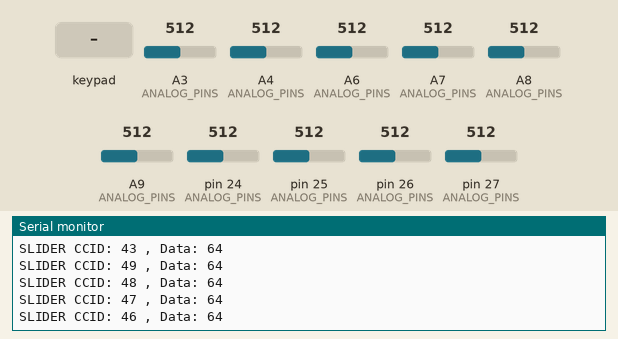
This sketch was run on a simulated Teensy 4. Parts: the last lines printed to the serial monitor. The test bench sets the inputs (shaded band); at power-on: A3 (ANALOG_PINS) = 512, A4 (ANALOG_PINS) = 512, A6 (ANALOG_PINS) = 512, A7 (ANALOG_PINS) = 512, A8 (ANALOG_PINS) = 512, A9 (ANALOG_PINS) = 512, pin 24 (ANALOG_PINS) = 512, pin 25 (ANALOG_PINS) = 512, pin 26 (ANALOG_PINS) = 512, pin 27 (ANALOG_PINS) = 512.

Above: at 1.2 s.
1.3 s: key 'A' pressed
At 2.6 s:
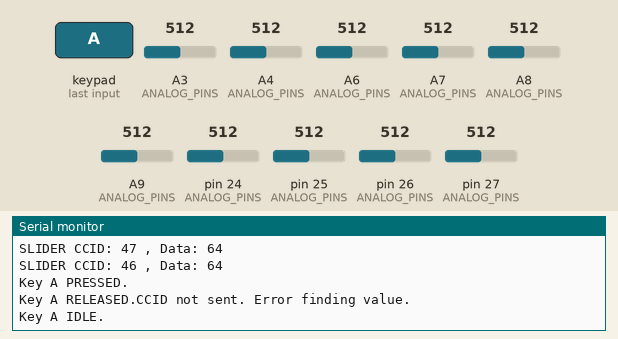
2.9 s: key 'B' pressed
At 3.7 s:
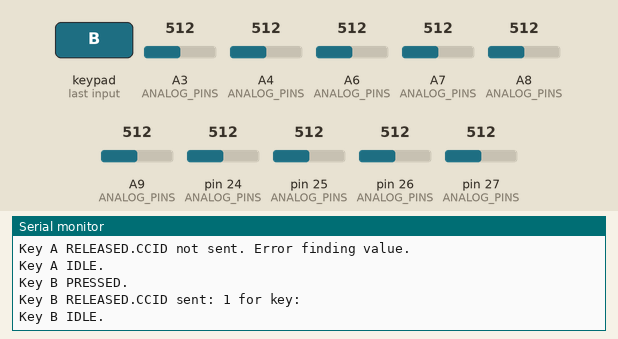
4.5 s: key 'C' pressed
At 5.8 s:
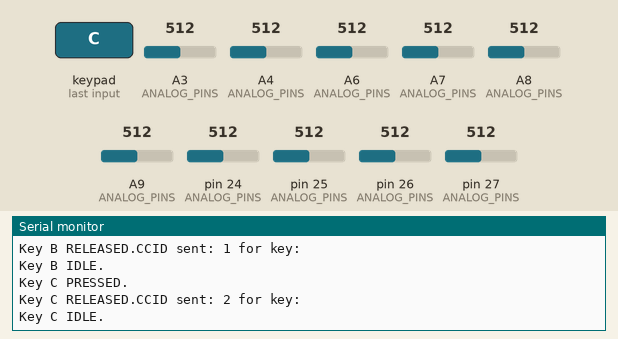
6.1 s: key 'D' pressed
At 7.4 s:
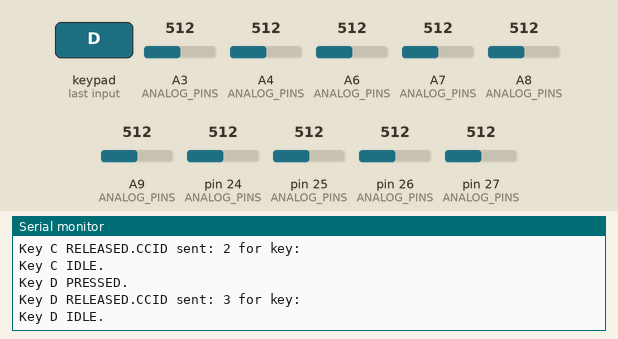
7.7 s: key 'E' pressed
At 8.7 s:
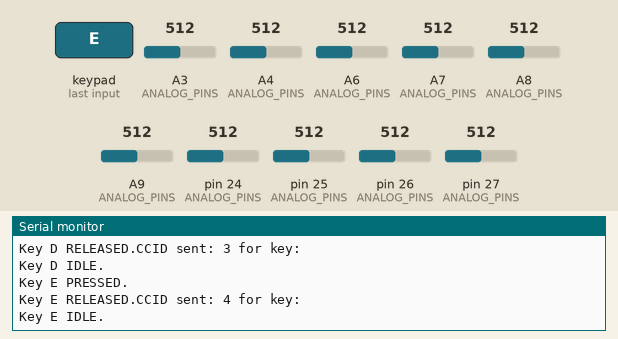
9.3 s: key 'F' pressed
At 9.8 s:
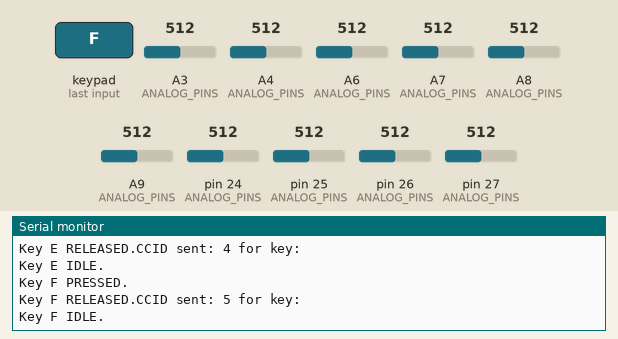
Timing chart, 0 to 11.9 s (numbered marks = the images above; inputs shaded):
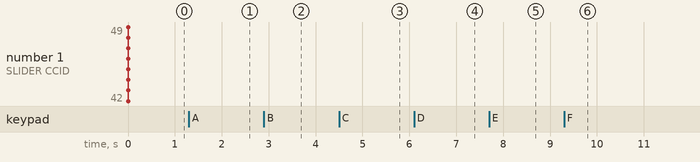

Measured:
- after the input at 1.3 s, the serial monitor: prints a new line at once (image 1)
- after the input at 2.9 s, the serial monitor: prints a new line at once (image 2)
- after the input at 4.5 s, the serial monitor: prints a new line at once (image 3)
- after the input at 6.1 s, the serial monitor: prints a new line at once (image 4)
- after the input at 7.7 s, the serial monitor: prints a new line at once (image 5)
- after the input at 9.3 s, the serial monitor: prints a new line at once (image 6)

The sketch:

vmbananapad_teensy41.ino
```cpp
#include <ResponsiveAnalogRead.h>
#include <Keypad.h>

/*
I mapped the 24 keys to letters for the keypad char values. These are the letter to MIDI CCID mappings I'm using.
To get the CCID value for the key, I just add 10 to the key's position in the matrix. So when the key is actuated,
the program will send 10 + the pos variable as the MIDI CCID. This is a shitty hack that might bite me in the future
but it works for now.

Pins:
  Cols: 2, 3, 4, 5, 6, 7
  Rows: 8, 9, 10, 11

char  index ccid
A     0     10
B     1     11
C     2     12
D     3     13
E     4     14
F     5     15
G     6     16
H     7     17
I     8     18
J     9     19
K     10    20
L     11    21
M     12    22
N     13    23
O     14    24
P     15    25
Q     16    26
R     17    27
S     18    28
T     19    29
U     20    30
V     21    31
W     22    32
X     23    33

The potentiometer start at CCID 40. I wanted the sliders to have  different range
so I can recognise them easier while debugging. This may not be good practice for
MIDI but I don't know any better so lets see if it works...

Pins: A3, A4, A6, A7, A8, A9, A10, A11, A12, A13
      (I skipped A5 for no particular reason but cleaner wiring in my prototype.)
  pot       pin   CCID
  Rotary 1  A6    40
  Rotary 2  A8    41
  Slider 1  A7    42
  Slider 2  A9    43
  Slider 3  A4    44
  Slider 4  A3    45
  Slider 5  A13   46
  Slider 6  A12   47
  Slider 7  A11   48
  Slider 8  A10   49
 */

// rows and cols for the keypad matrix
const byte ROWS = 4;
const byte COLS = 6;

// define how many pots and buttons are active up to number of available analog inputs
const int analogInputs = 10;

// define slider pins and cc codes
const int A_PINS = analogInputs;
const int ANALOG_PINS[A_PINS] = {A3, A4, A6, A7, A8, A9, A10, A11, A12, A13};
const int CCID[A_PINS] = {45, 44, 40, 42, 41, 43, 49, 48, 47, 46};

// define button pins
//const byte rowPins[ROWS] = {2, 3, 4, 5, 6, 7};
//const byte colPins[COLS] = {8, 9, 10, 11};

// testing updates
const byte rowPins[ROWS] = {8, 9, 10, 11};
const byte colPins[COLS] = {2, 3, 4, 5, 6, 7};

// number of buttons for the keypad matrix
const int NUM_OF_BUTTONS = 24;

// the MIDI channel number to send messages
const int MIDI_CHAN = 1;

// Create Bounce objects for each button and switch. The Bounce object
// automatically deals with contact chatter or "bounce", and
// it makes detecting changes very simple.
// 5 = 5 ms debounce time which is appropriate for good quality mechanical push buttons.
// If a button is too "sensitive" to rapid touch, you can increase this tim
// button debounce time
const int DEBOUNCE_TIME = 5;

// set midi mode
const int MIDI_MODE_CCS = 1;

// Arrays the store the CC message push button will send.
const int MIDI_CC_VAL = 127;

// keypad matrix ccid values for keys
char keys[ROWS][COLS] = {
  {'A','B','C','D','E','F'},
  {'G','H','I','J','K','L'},
  {'M','N','O','P','Q','R'},
  {'S','T','U','V','W','X'}
};

// initialize keypad object
Keypad keypad = Keypad( makeKeymap(keys), rowPins, colPins, ROWS, COLS );

// define arrays for input values and lagged input values
int inputAnalog[analogInputs];

// a data array and a lagged copy to tell when MIDI changes are required
byte data[A_PINS];
byte dataLag[A_PINS];

// initialize the ReponsiveAnalogRead objects
ResponsiveAnalogRead analog[]{
  {ANALOG_PINS[0],true},
  {ANALOG_PINS[1],true},
  {ANALOG_PINS[2],true},
  {ANALOG_PINS[3],true},
  {ANALOG_PINS[4],true},
  {ANALOG_PINS[5],true},
  {ANALOG_PINS[6],true},
  {ANALOG_PINS[7],true},
  {ANALOG_PINS[8],true},
  {ANALOG_PINS[9],true}
};

// map function to convert values from a given range to the desired range
long map(long x, long in_min, long in_max, long out_min, long out_max)
{
  return (x - in_min) * (out_max - out_min) / (in_max - in_min) + out_min;
}

// map function to convert the char value of the keymatrix to an int
// it uses the characters position in the alphabet for the MIDI CCID value
int charMap(char in_key) {
   char alphabet[] = {'A','B','C','D','E','F','G','H','I','J','K','L','M','N','O','P','Q','R','S','T','U','V','W','X','Y','Z'};
   for (int i = 0; i < 26; i++) {
      if(in_key == alphabet[i]){
        return i;
      }
   }
   return -1;
}

unsigned long loopCount;
unsigned long startTime;

String msg;

// the setup routine runs once when you press reset:
void setup()
{
  // initialize serial monitor output
  Serial.begin(9600);
  loopCount = 0;
  startTime = millis();
  msg = "";
}

void loop()
{
    // new nkro keypad code
    if (keypad.getKeys())
    {
        for (int i=0; i<LIST_MAX; i++)
        {
            if ( keypad.key[i].stateChanged )
            {
                switch (keypad.key[i].kstate) {
                    case PRESSED:
                    msg = " PRESSED.";
                break;
                    case HOLD:
                    msg = " HOLD.";
                break;
                    case RELEASED:
                    msg = " RELEASED.";
                    if(charMap(keypad.key[i].kchar) > 0)
                    {
                      usbMIDI.sendControlChange(charMap(keypad.key[i].kchar), MIDI_CC_VAL, MIDI_CHAN);
                      msg = msg + "CCID sent: " + charMap(keypad.key[i].kchar) + " for key: ";
                    } else
                    {
                      msg = msg + "CCID not sent. Error finding value.";
                    }


                break;
                    case IDLE:
                    msg = " IDLE.";
                }
                Serial.print("Key ");
                Serial.print(keypad.key[i].kchar);
                Serial.println(msg);
            }
        }
    }

  // update the ResponsiveAnalogRead object every loop
  for (int i=0;i<A_PINS;i++)
  {
    analog[i].update();
    // if the repsonsive value has change, print out 'changed'
    if(analog[i].hasChanged())
    {
      data[i] = map(analog[i].getValue()>>3,128,0,0,128);
      if (data[i] != dataLag[i])
        {
          dataLag[i] = data[i];
          usbMIDI.sendControlChange(CCID[i], data[i], 1);
          // this is just debugging
          if(i == 2 || i == 4)
            {
              Serial.print("KNOB CCID: ");
            }
            else
            {
              Serial.print("SLIDER CCID: ");
            }
          Serial.print(CCID[i]);
          Serial.print(" , Data: ");
          Serial.print(data[i]);
          Serial.println("");
        }
    }
  }


  // MIDI Controllers should discard incoming MIDI messages.
  // http://forum.pjrc.com/threads/24179-Teensy-3-Ableton-Analog-CC-causes-midi-crash
  while (usbMIDI.read())
  {
    // ignoring incoming messages, so don't do anything here.
  }

}
```
